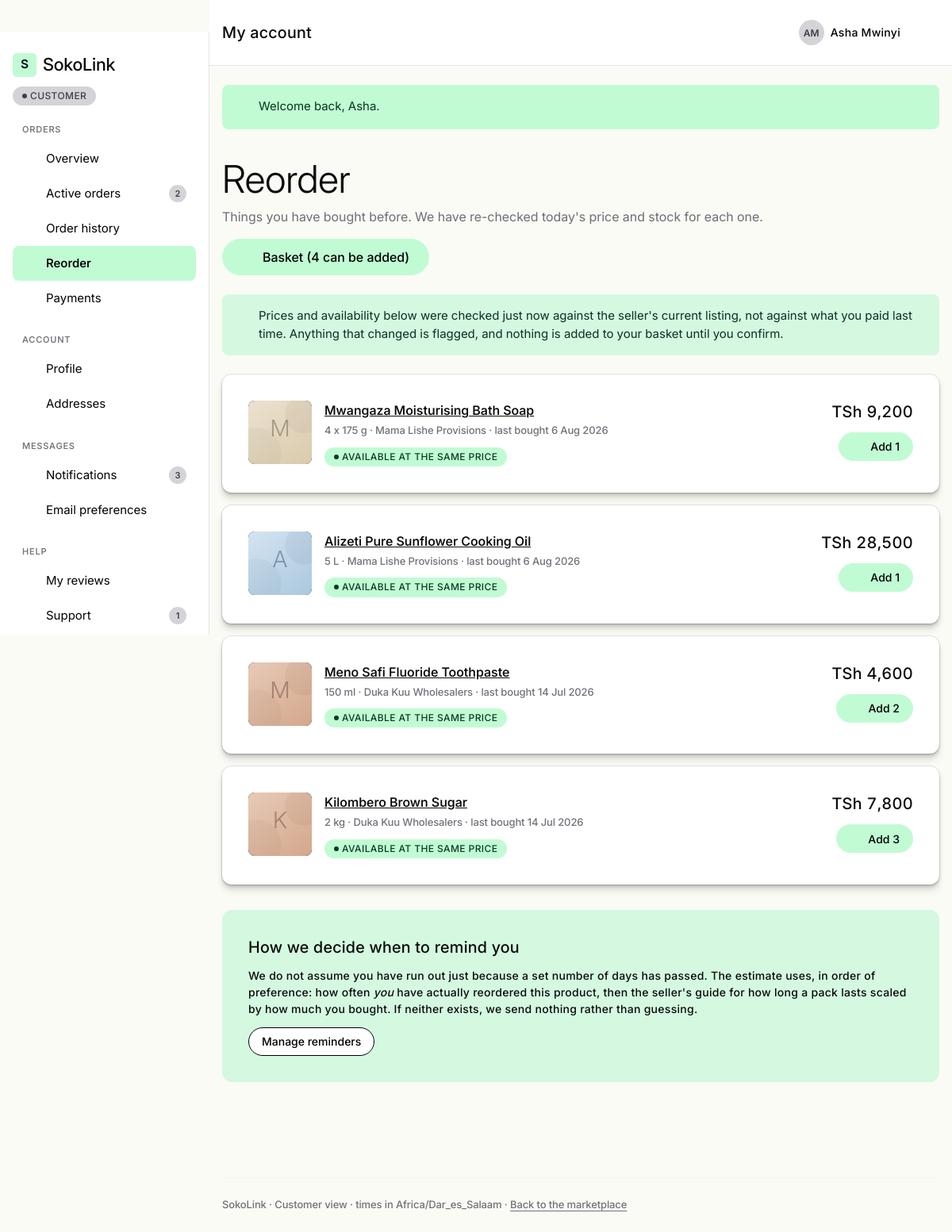
Page /customer/reorder (signed in) on the committed database.
### tables this page shows
CREATE TABLE products (
    id                BIGINT UNSIGNED NOT NULL AUTO_INCREMENT,
    seller_id         BIGINT UNSIGNED NOT NULL,
    category_id       BIGINT UNSIGNED NOT NULL,
    slug              VARCHAR(190)    NOT NULL,
    name              VARCHAR(190)    NOT NULL,
    brand             VARCHAR(120)            DEFAULT NULL,
    sku               VARCHAR(80)     NOT NULL,
    description       TEXT            NOT NULL,
    price             DECIMAL(12,2)   NOT NULL,
    compare_at_price  DECIMAL(12,2)           DEFAULT NULL,
    unit              VARCHAR(40)     NOT NULL,
    pack_size         VARCHAR(60)     NOT NULL,
    weight_grams      INT UNSIGNED            DEFAULT NULL,
    allows_pickup     TINYINT(1)      NOT NULL DEFAULT 1,
    allows_delivery   TINYINT(1)      NOT NULL DEFAULT 0,
     
     
    is_consumable     TINYINT(1)      NOT NULL DEFAULT 0,
    typical_consumption_days SMALLINT UNSIGNED DEFAULT NULL,
    status            ENUM('draft','published','archived','suspended') NOT NULL DEFAULT 'draft',
    moderation_reason VARCHAR(1000)           DEFAULT NULL,
    rating_avg        DECIMAL(3,2)    NOT NULL DEFAULT 0.00,
    rating_count      INT UNSIGNED    NOT NULL DEFAULT 0,
    created_at        DATETIME        NOT NULL DEFAULT CURRENT_TIMESTAMP,
    updated_at        DATETIME        NOT NULL DEFAULT CURRENT_TIMESTAMP ON UPDATE CURRENT_TIMESTAMP,
    PRIMARY KEY (id),
    UNIQUE KEY uq_products_slug (slug),
    UNIQUE KEY uq_products_seller_sku (seller_id, sku),
    KEY idx_products_category_status (category_id, status),
    KEY idx_products_seller_status (seller_id, status),
    KEY idx_products_price (price),
    KEY idx_products_rating (rating_avg),
    KEY idx_products_consumable (is_consumable, typical_consumption_days),
    FULLTEXT KEY ft_products_search (name, brand, description),
    CONSTRAINT fk_products_seller   FOREIGN KEY (seller_id)   REFERENCES sellers (id)    ON DELETE RESTRICT,
    CONSTRAINT fk_products_category FOREIGN KEY (category_id) REFERENCES categories (id) ON DELETE RESTRICT,
    CONSTRAINT chk_products_price CHECK (price > 0),
    CONSTRAINT chk_products_compare CHECK (compare_at_price IS NULL OR compare_at_price >= price),
    CONSTRAINT chk_products_fulfilment CHECK (allows_pickup = 1 OR allows_delivery = 1)
);

### app/Views/pages/customer/reorder.php (the view, shortened to what the rows shown need)
<?php
$labels = [
    'available'     => ['success', 'Available at the same price'],
    'price_changed' => ['warn',    'Price has changed'],
    'partial'       => ['warn',    'Only part of the quantity is available'],
    'unavailable'   => ['danger',  'Not available'],
];
$addable = array_filter($items, static fn (array $i): bool => $i['outcome'] !== 'unavailable');
?>
<div class="sl-container-wide sl-container">
    <?= partial('dash-page-header', [
        'title'    => 'Reorder',
        'subtitle' => 'Things you have bought before. We have re-checked today\'s price and stock for each one.',
        'actions'  => $addable === [] ? [] : [[
            'label' => 'Basket (' . count($addable) . ' can be added)',
            'url' => route('cart'), 'style' => 'sl-btn-aloe', 'icon' => 'cart',
        ]],
    ]) ?>
    <div class="tw-flex tw-flex-col tw-gap-4">
        <?php foreach ($items as $item) : ?>
            <?php [$tone, $outcomeText] = $labels[$item['outcome']]; ?>
            <article class="sl-card <?= $item['outcome'] === 'unavailable' ? '' : 'sl-card-raised' ?>">
                <div class="tw-flex tw-flex-wrap tw-gap-4 tw-items-start">
                    <span class="sl-photo-frame tw-shrink-0" style="width:80px;height:80px;border-radius:var(--r-md)">
                        <?= component('product-image', ['tone' => $item['tone'], 'label' => $item['product'], 'mark' => false]) ?>
                    </span>
                    <div class="tw-flex-1" style="min-width:14rem">
                        <p class="t-body-strong tw-mb-1">
                            <a href="<?= e(route('product.show', ['slug' => $item['slug']])) ?>"><?= e($item['product']) ?></a>
                        </p>
                        <p class="t-micro t-muted tw-mb-2">
                            <?= e($item['pack_size']) ?> &middot; <?= e($item['seller']) ?>
                            &middot; last bought <?= e(local_date($item['last_bought_utc'])) ?>
                        </p>
                        <span class="sl-badge sl-badge-<?= e($tone) ?>"><?= e($outcomeText) ?></span>
                    </div>
                    <div class="tw-text-right tw-shrink-0">
                        <p class="t-heading-md tabular tw-mb-3"><?= e(money($item['current_price'])) ?></p>
                        <?php if ($item['outcome'] === 'unavailable') : ?>
                            <a class="sl-btn sl-btn-outline-light sl-btn-sm"
                               href="<?= e(route('catalog.index')) ?>?q=<?= e(urlencode($item['product'])) ?>">
                                Find similar
                            </a>
                        <?php else : ?>
                            <form method="post" action="<?= e(route('customer.reorder.add')) ?>" class="tw-m-0">
                                <button class="sl-btn sl-btn-aloe sl-btn-sm" type="submit">
                                    <?= component('icon', ['name' => 'cart', 'size' => 15]) ?>
                                    Add <?= e((string) min($item['last_qty'], $item['available'])) ?>
                                </button>
                            </form>
                        <?php endif; ?>
                    </div>
                </div>
            </article>
        <?php endforeach; ?>
    </div>
    <div class="sl-card sl-card-band tw-mt-8">
        <h2 class="t-heading-md tw-mb-3">How we decide when to remind you</h2>
    </div>
</div>

### app/Views/components/product-image.php (shortened to what the rows shown need)
<?php
$path  = $path  ?? null;
$tone  = $tone  ?? 'slate';
$label = $label ?? '';
$mark  = $mark  ?? true;
    ?>
    <?php
$tones = [
    'amber'  => ['#f4d9a0', '#e8b85c', '#4a3508'],
    'sand'   => ['#ece3d2', '#d9c9aa', '#4a3f2a'],
    'cream'  => ['#f5f2e8', '#e4ddc8', '#4a452f'],
    'clay'   => ['#e8cdbb', '#d3a488', '#4a2f1e'],
    'forest' => ['#cfe0cf', '#9dbb9f', '#1e3320'],
    'mint'   => ['#d9f5e3', '#a9e0c1', '#10352a'],
    'rose'   => ['#f2d3d3', '#dfa8a8', '#5a1414'],
    'sky'    => ['#d6e6f2', '#a8c6dd', '#13334a'],
    'slate'  => ['#e2e2e6', '#c2c2ca', '#3f3f46'],
];
[$from, $to, $ink] = $tones[$tone] ?? $tones['slate'];
$initial = initials($label, 1);
$uid = 'pg' . $GLOBALS['__sl_gradient_seq'];
?>
<svg class="sl-placeholder" viewBox="0 0 400 300" preserveAspectRatio="xMidYMid slice"
     role="img" aria-label="<?= e($label !== '' ? $label . ' - placeholder image' : 'Placeholder image') ?>">
    <defs>
        <linearGradient id="<?= e($uid) ?>" x1="0" y1="0" x2="1" y2="1">
            <stop offset="0%" stop-color="<?= e($from) ?>"/>
            <stop offset="100%" stop-color="<?= e($to) ?>"/>
        </linearGradient>
    </defs>
    <rect width="400" height="300" fill="url(#<?= e($uid) ?>)"/>
    <circle cx="316" cy="64" r="92" fill="<?= e($ink) ?>" opacity=".055"/>
    <circle cx="88" cy="246" r="118" fill="<?= e($ink) ?>" opacity=".045"/>
    <text x="200" y="168" text-anchor="middle"
          font-family="Inter, Helvetica, Arial, sans-serif" font-size="108" font-weight="330"
          fill="<?= e($ink) ?>" opacity=".38"><?= e($initial) ?></text>
    <?php if ($mark) : ?>
        <text x="16" y="286" font-family="Inter, Helvetica, Arial, sans-serif"
              font-size="11" font-weight="500" letter-spacing="1.4"
              fill="<?= e($ink) ?>" opacity=".42">PLACEHOLDER</text>
    <?php endif; ?>
</svg>

### app/Views/components/icon.php (shortened to what the rows shown need)
<?php
$size  = $size  ?? 20;
$class = $class ?? '';
$path = $paths[$name] ?? $paths['info'];
?>
<svg xmlns="http://www.w3.org/2000/svg" width="<?= e($size) ?>" height="<?= e($size) ?>"
     viewBox="0 0 24 24" fill="none" stroke="currentColor" stroke-width="1.6"
     stroke-linecap="round" stroke-linejoin="round"
     class="<?= e($class) ?>" aria-hidden="true" focusable="false"><?= $path ?></svg>

### rows in the picture
products: initial "M", name "Mwangaza Moisturising Bath Soap", pack_size "4 x 175 g", seller "Mama Lishe Provisions", last_bought_utc "6 Aug 2026", outcomeText "AVAILABLE AT THE SAME PRICE", price "TSh 9,200", $size 15 (drawn), min($item['last_qty'], $item['available']) "1"
products: initial "A", name "Alizeti Pure Sunflower Cooking Oil", pack_size "5 L", seller "Mama Lishe Provisions", last_bought_utc "6 Aug 2026", outcomeText "AVAILABLE AT THE SAME PRICE", price "TSh 28,500", $size 15 (drawn), min($item['last_qty'], $item['available']) "1"
products: initial "M", name "Meno Safi Fluoride Toothpaste", pack_size "150 ml", seller "Duka Kuu Wholesalers", last_bought_utc "14 Jul 2026", outcomeText "AVAILABLE AT THE SAME PRICE", price "TSh 4,600", $size 15 (drawn), min($item['last_qty'], $item['available']) "2"
products: initial "K", name "Kilombero Brown Sugar", pack_size "2 kg", seller "Duka Kuu Wholesalers", last_bought_utc "14 Jul 2026", outcomeText "AVAILABLE AT THE SAME PRICE", price "TSh 7,800", $size 15 (drawn), min($item['last_qty'], $item['available']) "3"

### other values in the picture
$text "CUSTOMER"
$group['heading'] "ORDERS"
$item['label'] "Overview"
$item['label'] "Active orders"
$item['count'] "2"
$item['label'] "Order history"
$item['label'] "Reorder"
$item['label'] "Payments"
$group['heading'] "ACCOUNT"
$item['label'] "Profile"
$item['label'] "Addresses"
$group['heading'] "MESSAGES"
$item['label'] "Notifications"
$item['count'] "3"
$item['label'] "Email preferences"
